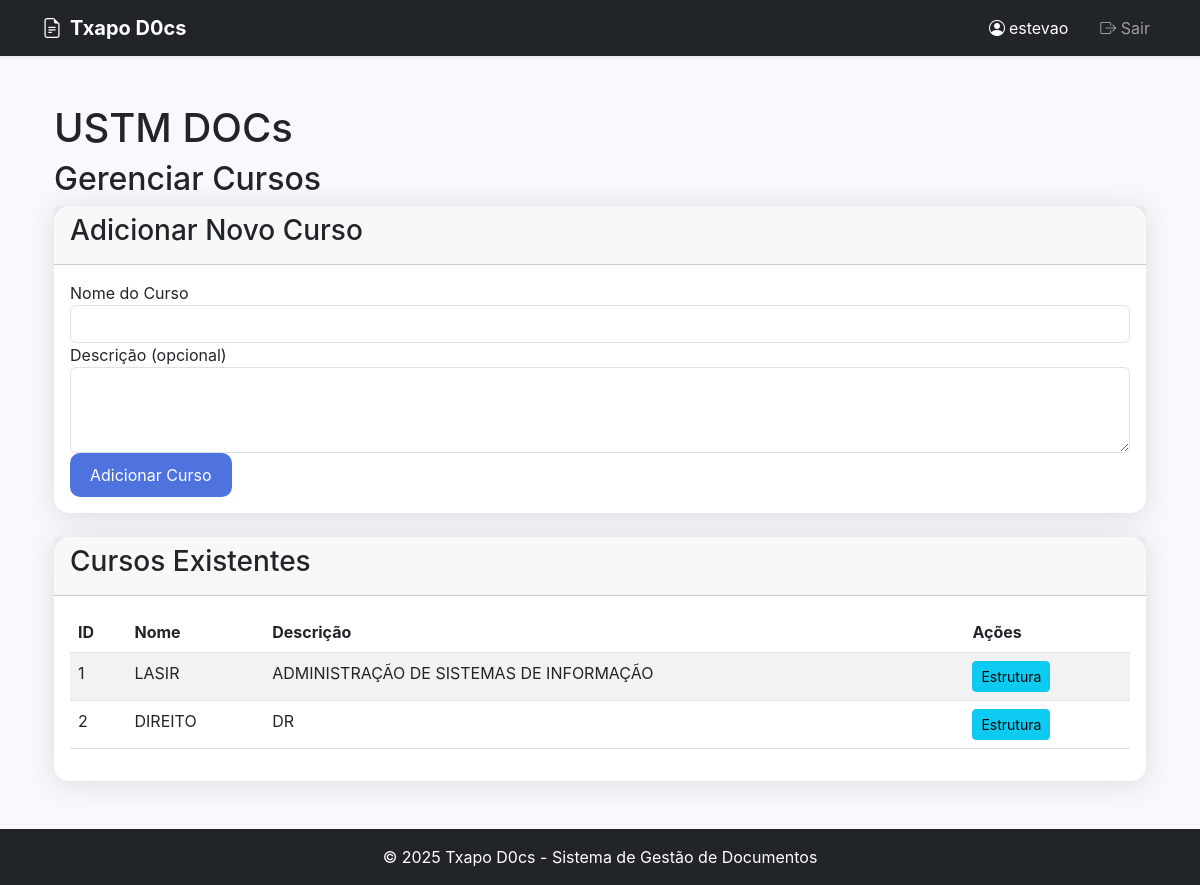
Page /admin/courses (signed in) on the committed database.
### tables this page shows
CREATE TABLE user (
        id INTEGER PRIMARY KEY AUTOINCREMENT,
        username TEXT UNIQUE NOT NULL,
        email TEXT UNIQUE NOT NULL,
        password_hash TEXT NOT NULL,
        is_admin BOOLEAN DEFAULT FALSE
    );

CREATE TABLE course (
        id INTEGER PRIMARY KEY AUTOINCREMENT,
        name TEXT UNIQUE NOT NULL,
        description TEXT
    );

### app.py (the view)
@app.route('/admin/courses')
@login_required
def manage_courses():
    if not current_user.is_admin:
        flash('Acesso restrito a administradores' , 'danger')
        return redirect(url_for('home'))
    courses = get_courses()
    return render_template('admin/courses.html' , courses = courses)

### app.py (called while the page is built)
def get_db():
    conn = getattr(g , '_database' , None)  # Reutiliza a conexão se já existir no contexto da requisição
    if conn is None:
        conn = sqlite3.connect(app.config['DATABASE'])
        conn.row_factory = sqlite3.Row
        g._database = conn
    return conn

@app.teardown_appcontext
def close_connection(exception):
    db = getattr(g , '_database' , None)
    if db is not None:
        db.close()

def get_user_by_id(user_id):  # <-- NOVA FUNÇÃO: Obter usuário por ID
    conn = get_db()
    cursor = conn.cursor()
    cursor.execute('SELECT * FROM user WHERE id = ?' , (user_id ,))
    user_data = cursor.fetchone()
    return user_data

def get_courses():
    conn = get_db()
    cursor = conn.cursor()
    cursor.execute('SELECT * FROM course')
    courses = cursor.fetchall()
    return courses

@login_manager.user_loader
def load_user(user_id):
    user_data = get_user_by_id(user_id)  # Usando a nova função
    if not user_data:
        return None
    return User(
        id = user_data['id'] ,
        username = user_data['username'] ,
        email = user_data['email'] ,
        password_hash = user_data['password_hash'] ,
        is_admin = bool(user_data['is_admin'])
    )

### templates/admin/courses.html (shortened to what this page needs)
 {% extends "admin/base_admin.html" %}
{% block content %}
<div class="container">
    <h1 class="mt-4">USTM DOCs</h1>
    <h2>Gerenciar Cursos</h2>
    <div class="card mb-4">
        <div class="card-header">
            <h3>Adicionar Novo Curso</h3>
        </div>
        <div class="card-body">
            <form method="POST" action="{{ url_for('add_course') }}">
                <div class="form-group">
                    <label for="name">Nome do Curso</label>
                    <input type="text" class="form-control" id="name" name="name" required>
                </div>
                <div class="form-group">
                    <label for="description">Descrição (opcional)</label>
                    <textarea class="form-control" id="description" name="description" rows="3"></textarea>
                </div>
                <button type="submit" class="btn btn-primary">Adicionar Curso</button>
            </form>
        </div>
    </div>
    <div class="card">
        <div class="card-header">
            <h3>Cursos Existentes</h3>
        </div>
        <div class="card-body">
            {% if courses %}
                <div class="table-responsive">
                    <table class="table table-striped">
                        <thead>
                            <tr>
                                <th>ID</th>
                                <th>Nome</th>
                                <th>Descrição</th>
                                <th>Ações</th>
                            </tr>
                        </thead>
                        <tbody>
                            {% for course in courses %}
                            <tr>
                                <td>{{ course['id'] }}</td>
                                <td>{{ course['name'] }}</td>
                                <td>{{ course['description'] }}</td>
                                <td>
                                    <a href="{{ url_for('manage_course_structure', course_id=course['id']) }}" class="btn btn-sm btn-info">Estrutura</a>
                                </td>
                            </tr>
                            {% endfor %}
                        </tbody>
                    </table>
                </div>
            {% else %}
                <p>Nenhum curso cadastrado</p>
            {% endif %}
        </div>
    </div>
</div>
{% endblock %}

### templates/base.html (shortened to what this page needs)
<!DOCTYPE html>
<html lang="pt">
<head>
    <link href="https://cdn.jsdelivr.net/npm/bootstrap@5.3.0/dist/css/bootstrap.min.css" rel="stylesheet">
    <link rel="stylesheet" href="https://cdn.jsdelivr.net/npm/bootstrap-icons@1.10.0/font/bootstrap-icons.css">
</head>
<body>
    <nav class="navbar navbar-expand-lg navbar-dark bg-dark shadow-sm">
        <div class="container">
            <a class="navbar-brand fw-bold" href="{{ url_for('home') }}">
                <i class="bi bi-file-earmark-text me-2"></i>Txapo D0cs
            </a>
            <div class="collapse navbar-collapse" id="navbarNav">
                <div class="navbar-nav ms-auto">
                    {% if current_user.is_authenticated %}
                        <span class="nav-link text-white me-3">
                            <i class="bi bi-person-circle me-1"></i>{{ current_user.username }}
                        </span>
                        <a class="nav-link" href="{{ url_for('logout') }}">
                            <i class="bi bi-box-arrow-right"></i> Sair
                        </a>
                    {% endif %}
                </div>
            </div>
        </div>
    </nav>
    <div class="container py-4">
        {% block content %}{% endblock %}
    </div>
    <footer class="bg-dark text-white py-3 mt-4">
        <div class="container text-center">
            <p class="mb-0">© 2025 Txapo D0cs - Sistema de Gestão de Documentos</p>
        </div>
    </footer>
</body>
</html>

### templates/base.html (style rules this page uses)
:root { --primary-color: #4e73df; --secondary-color: #1cc88a; --dark-color: #5a5c69; }
body { background-color: #f8f9fc; font-family: 'Nunito', -apple-system, BlinkMacSystemFont, sans-serif; }
.card { border: none; border-radius: 15px; box-shadow: 0 0.15rem 1.75rem 0 rgba(58, 59, 69, 0.15); transition: transform 0.3s; }
.btn-primary { background-color: var(--primary-color); border: none; padding: 10px 20px; border-radius: 10px; }

### rows in the picture
user: username "estevao"
course: id "1", name "LASIR", description "ADMINISTRAÇÃO DE SISTEMAS DE INFORMAÇÃO"
course: id "2", name "DIREITO", description "DR"
